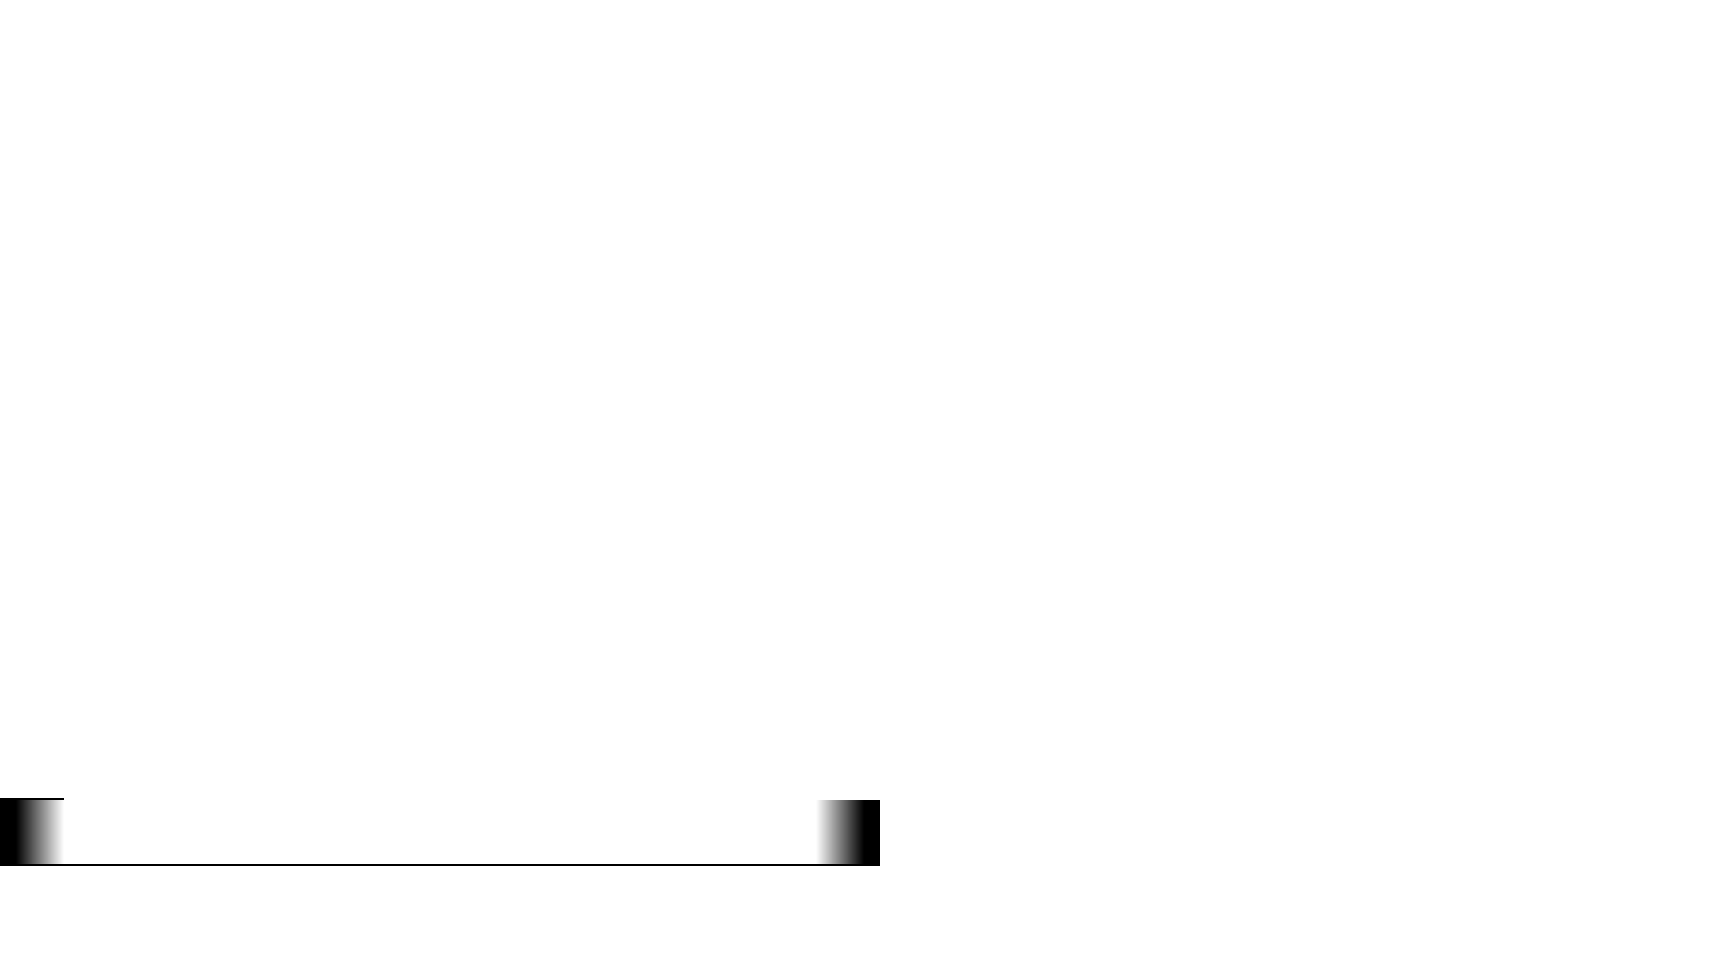

This is a level from a 2D game, rendered from its Tiled map with the project's own tilesets. A one-line summary and the map file follow, with tile-layer data summarised:
An orthogonal 108x60 tile map with 16x16 px tiles, 2 tile layers (sublayer, mainlayer) and 25 objects (5x Briefcase, 2x Trigger, 2x Image, Player, Checkpoint, ...).

<map version="1.0" orientation="orthogonal" width="108" height="60" tilewidth="16" tileheight="16" backgroundcolor="#ffffff">
 <properties>
  <property name="physicsGravityY" value="-9.81" />
  <property name="physicsSimulationSpeed" value="1.0" />
  <property name="restrictScrollingToMapBoundary" value="YES" />
 </properties>
 <tileset firstgid="1" name="Tileset_Geometry_16x16_256" tilewidth="16" tileheight="16" spacing="1" margin="1">
  <image source="Tileset_Geometry_16x16_256.png" width="256" height="256" />
 </tileset>
 <layer name="sublayer" width="108" height="60">
  <data>[6480 cells, 32 non-empty, 7 distinct tile ids]</data>
 </layer>
 <objectgroup name="HelperScreensizes" width="108" height="60" visible="0">
  <object x="0" y="640" width="576" height="320" />
  <object x="0" y="320" width="576" height="320" />
  <object x="0" y="0" width="576" height="320" />
  <object x="576" y="640" width="576" height="320" />
  <object x="576" y="0" width="576" height="320" />
  <object x="576" y="320" width="576" height="320" />
  <object x="1152" y="640" width="576" height="320" />
  <object x="1152" y="0" width="576" height="320" />
  <object x="1152" y="320" width="576" height="320" />
 </objectgroup>
 <layer name="mainlayer" width="108" height="60">
  <properties>
   <property name="_mainTileLayer" value="YES" />
  </properties>
  <data>[6480 cells, 59 non-empty, 2 distinct tile ids]</data>
 </layer>
 <objectgroup color="#00ff00" name="game objects" width="108" height="60">
  <object name="player" type="Player" x="160" y="768" width="16" height="32" />
  <object name="spawnEntry" type="Checkpoint" x="48" y="832" width="16" height="32" />
  <object name="ExitToStageSelection" type="Trigger" x="0" y="800" width="16" height="64">
   <properties>
    <property name="info.checkpoint" value="spawnStage006" />
    <property name="info.tmxFile" value="DemoStageSelection.tmx" />
    <property name="notification" value="LoadMap" />
   </properties>
  </object>
  <object name="b1" type="Briefcase" x="208" y="832" width="16" height="16" />
  <object name="b2" type="Briefcase" x="240" y="832" width="16" height="16" />
  <object name="b3" type="Briefcase" x="272" y="832" width="16" height="16" />
  <object name="b4" type="Briefcase" x="304" y="832" width="16" height="16" />
  <object name="b5" type="Briefcase" x="336" y="832" width="16" height="16" />
  <object name="ld1" type="LockedDoor1" x="368" y="816" width="24" height="48" />
  <object name="ld2" type="LockedDoor2" x="416" y="816" width="24" height="48" />
  <object name="ld3" type="LockedDoor3" x="464" y="816" width="24" height="48" />
  <object name="ld5" type="LockedDoor5" x="560" y="816" width="24" height="48" />
  <object name="ld4" type="LockedDoor4" x="512" y="816" width="24" height="48" />
  <object name="ExitToStageSelection" type="Trigger" x="864" y="800" width="16" height="64">
   <properties>
    <property name="info.checkpoint" value="spawnStage006" />
    <property name="info.tmxFile" value="DemoStageSelection.tmx" />
    <property name="notification" value="LoadMap" />
   </properties>
  </object>
  <object name="abort" type="Image" x="64" y="816" width="80" height="32">
   <properties>
    <property name="imageName" value="dummy_abort.png" />
   </properties>
  </object>
  <object name="exit" type="Image" x="768" y="816" width="48" height="32">
   <properties>
    <property name="imageName" value="dummy_exit.png" />
   </properties>
  </object>
 </objectgroup>
</map>
